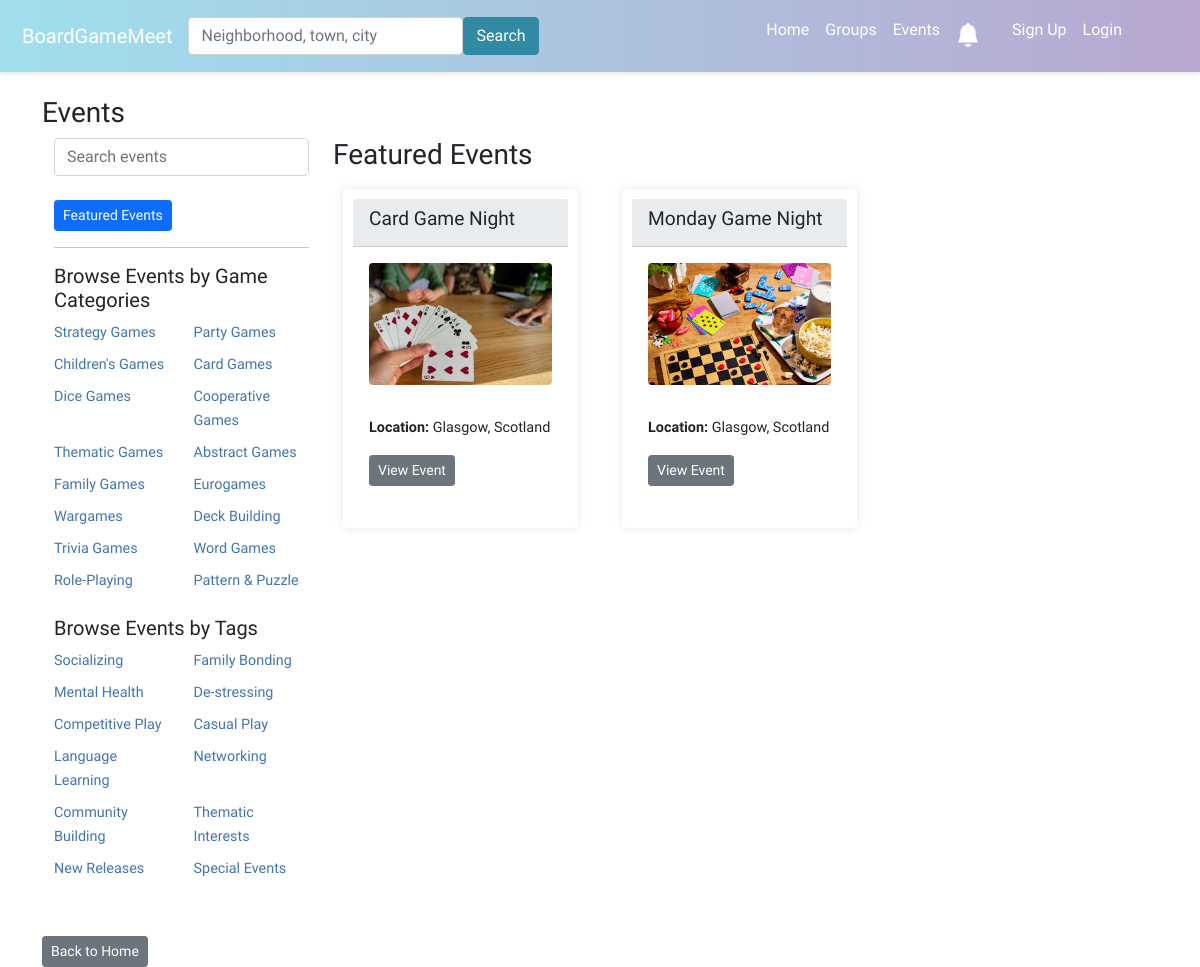
/events/, run on an earlier commit of the app's database.
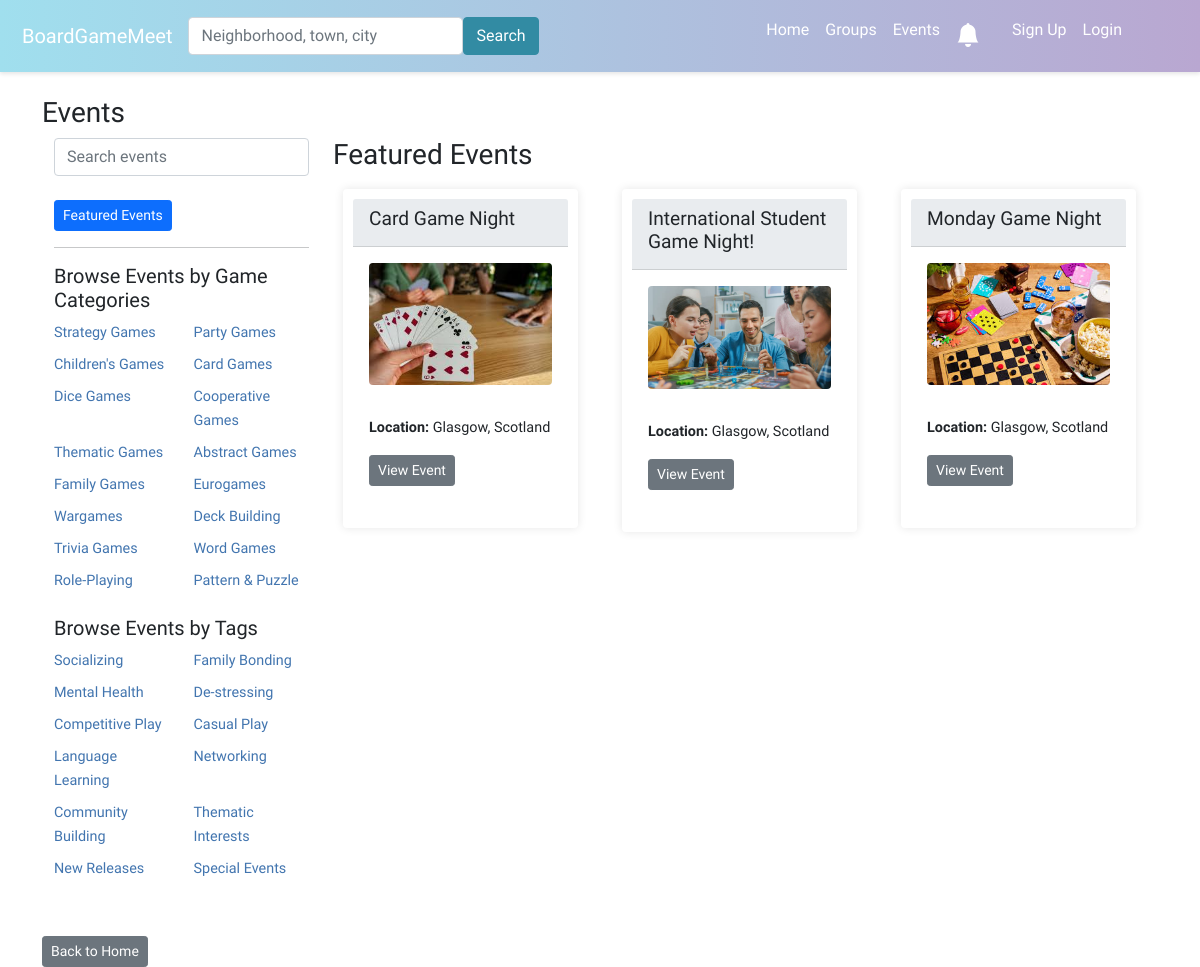
And on a later commit of the database.
### boardgame/models.py (models this page shows, shortened)
class Category(models.Model):
    name = models.CharField(max_length=100)

class Tag(models.Model):
    name = models.CharField(max_length=100)

class Event(models.Model):
    group = models.ForeignKey(Group, on_delete=models.CASCADE)
    title = models.CharField(max_length=100)
    description = models.TextField()
    date_time = models.DateTimeField()
    attendees = models.ManyToManyField(User, through='EventAttendance')
    event_image = models.ImageField(upload_to='event_images/', null=True, blank=True)
    categories = models.ManyToManyField(Category, related_name='events', blank=True)
    tags = models.ManyToManyField(Tag, related_name='events', blank=True)
    nominations_open = models.BooleanField(default=True)
    signups_open = models.BooleanField(default=False)
    admin_only_nominations = models.BooleanField(default=False)
    skip_nominations = models.BooleanField(default=False)

class EventLocation(models.Model):
    event = models.OneToOneField('Event', on_delete=models.CASCADE)
    address = models.CharField(max_length=255)
    city = models.CharField(max_length=100)
    sublocality = models.CharField(max_length=100, blank=True)  # neighborhoods or sublocalities
    state = models.CharField(max_length=100, blank=True, null=True)  # Nullable state field
    postcode = models.CharField(max_length=20)
    country = models.CharField(max_length=20)
    latitude = models.DecimalField(max_digits=9, decimal_places=6, blank=True, null=True)
    longitude = models.DecimalField(max_digits=9, decimal_places=6, blank=True, null=True)

### boardgame/views.py (the view)
# urls.py: path('events/', views.events, name='events'),
def events(request):
    tag_name = request.GET.get('tag')
    category_name = request.GET.get('category')
    show_user_events = request.GET.get('your_events') == 'true'
    search_query = request.GET.get('search')
    now = datetime.now()
    event_list = Event.objects.filter(date_time__gte=now).order_by('title')
    if search_query:
        event_list = event_list.filter(
            Q(title__icontains=search_query) |
            Q(eventlocation__city__icontains=search_query)
        ).distinct()
    if tag_name:
        event_list = event_list.filter(tags__name=tag_name,date_time__gte=now)
    if category_name:
        event_list = event_list.filter(categories__name=category_name,date_time__gte=now)
    user_events = None
    user = request.user
    if show_user_events and user.is_authenticated:
        user_events = EventAttendance.objects.filter(user=user).select_related('event')
        if show_user_events:
            event_list = event_list.filter(id__in=user_events.values_list('event_id', flat=True))
    context = {
        'events': event_list,
        'tags': Tag.objects.all(),
        'categories': Category.objects.all(),
        'search_query': search_query,
    }
    return render(request, 'boardgame/events.html', context=context)

### boardgame/templatetags/custom_filters.py (called while the page is built)
@register.simple_tag
def unread_notifications_count(user):
    if user.is_authenticated:
        return Notification.objects.filter(user=user, read=False).count()
    return 0

### boardgame/templates/boardgame/events.html (shortened to what this page needs)
{% extends 'boardgame/base.html' %}
{% load static %}
{% block content %}
<head>
<h3>Events</h3>
</head>
<div class="container">
    <div class="row">
        <div class="col-md-3">
            <div class="mb-2">
                <form method="get" action="{% url 'events' %}">
                    <div class="input-group">
                        <input type="text" class="form-control" id="search-bar" name="search" placeholder="Search events" value="{{ request.GET.search }}">
                    </div>
                </form>
                <br/>
                <a href="{% url 'events' %}" class="btn btn-primary btn-sm">Featured Events</a>
            </div>
            <hr>
            <div class="mb-3">
                <h5>Browse Events by Game Categories</h5>
                <div class="row">
                    {% if categories %}
                    {% for category in categories %}
                    <div class="col-6 mb-2">
                        <a href="?category={{ category.name }}" class="category-link">{{ category.name }}</a>
                    </div>
                    {% endfor %}
                    {% else %}
                    <p>No categories available</p>
                    {% endif %}
                </div>
            </div>
            <div class="mb-3">
                <h5>Browse Events by Tags</h5>
                <div class="row">
                    {% if tags %}
                    {% for tag in tags %}
                    <div class="col-6 mb-2">
                        <a href="?tag={{ tag.name }}" class="tag-link">{{ tag.name }}</a>
                    </div>
                    {% endfor %}
                    {% else %}
                    <p>No tags available</p>
                    {% endif %}
                </div>
            </div>
        </div>
        <div class="col-md-9">
            <h3>
                {% if request.GET.your_events %}
                    Your Events
                {% elif request.GET.tag %}
                    Results for Tag: {{ request.GET.tag }}
                {% elif request.GET.category %}
                    Results for Category: {{ request.GET.category }}
                {% else %}
                    Featured Events
                {% endif %}
            </h3>
            <div class="row" id="event-cards">
                {% if events %}
                {% for event in events %}
                <div class="col-md-4 mb-3">
                    <div class="card" style="border: none; box-shadow: 0 0 10px rgba(0,0,0,0.1);">
                        <div class="card-header" style="background-color: #e9ecef;">
                            <h4>{{ event.title }}</h4>
                        </div>
                        <div class="card-body">
                            {% if event.event_image %}
                            <img src="{{ event.event_image.url }}" class="profile-image rounded mb-3" style="max-width: 100%;">
                            {% else %}
                            <img src="{% static 'boardgame/images/event_profile_default.jpg' %}" class="profile-image rounded mb-3" style="max-width: 100%;">
                            {% endif %}
                            <p class="card-text">
                                <p><b>Location:</b> {{event.eventlocation.city }}{% if event.eventlocation.state %}, {{ event.eventlocation.state }}{% endif %}</p>
                                <a href="{% url 'event_details' event.id %}" class="btn btn-secondary btn-sm">View Event</a>
                            </p>
                        </div>
                    </div>
                </div>
                {% endfor %}
                {% else %}
                <strong>There are no events present.</strong>
                {% endif %}
            </div>
        </div>
    </div>
</div>
<div class="mt-3">
    <a href="{% url 'home' %}" class="btn btn-secondary btn-sm">Back to Home</a>
</div>
{% endblock %}

What changed in the data, as far as the page shows it:
now on this page (row edited): Event: title "International Student Game Night!", event_image (picture), eventlocation.city "Glasgow", eventlocation.state "Scotland"
